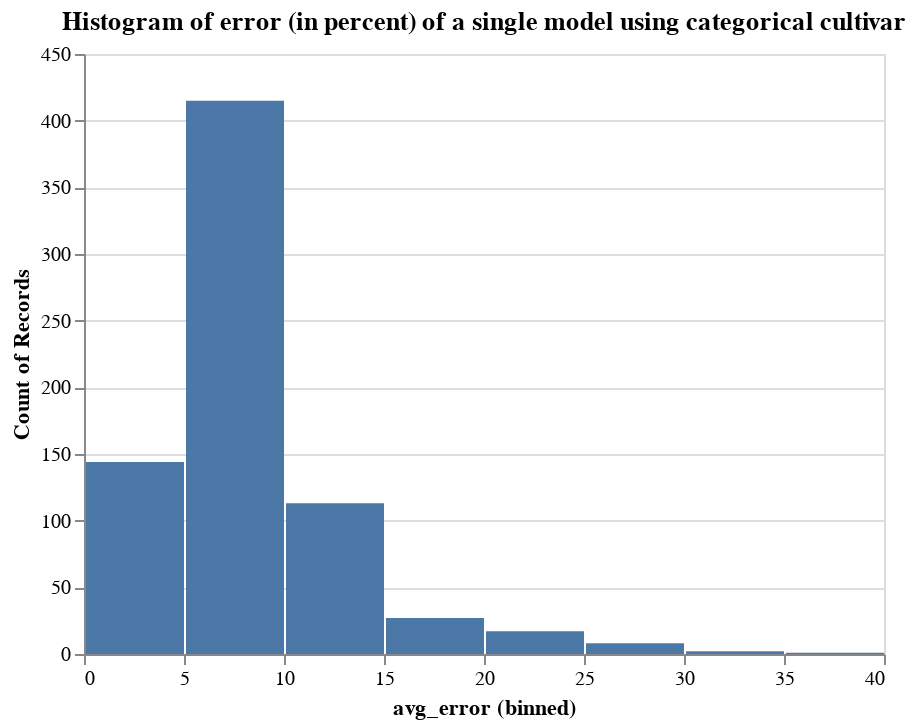

The notebook cell this image was saved under:
### Code cell
alt.Chart(plotdf,title="Histogram of error (in percent) of a single model using categorical cultivar").mark_bar().encode(
    alt.X("avg_error:Q", bin=True),
    y='count()',
)

### Figure 1 — Vega-Lite specification as saved in the notebook (floating-point values rounded to 4 significant figures; data arrays with more than 128 entries replaced by an {"elided": "..."} marker saying what was removed)
{"config": {"view": {"continuousWidth": 400, "continuousHeight": 300}}, "data": {"name": "data-289543618ab30a70c302a893b149e580"}, "mark": "bar", "encoding": {"x": {"type": "quantitative", "bin": true, "field": "avg_error"}, "y": {"type": "quantitative", "aggregate": "count"}}, "title": "Histogram of error (in percent) of a single model using categorical cultivar", "$schema": "https://vega.github.io/schema/vega-lite/v4.8.1.json", "datasets": {"data-289543618ab30a70c302a893b149e580": {"elided": "727 records"}}}
